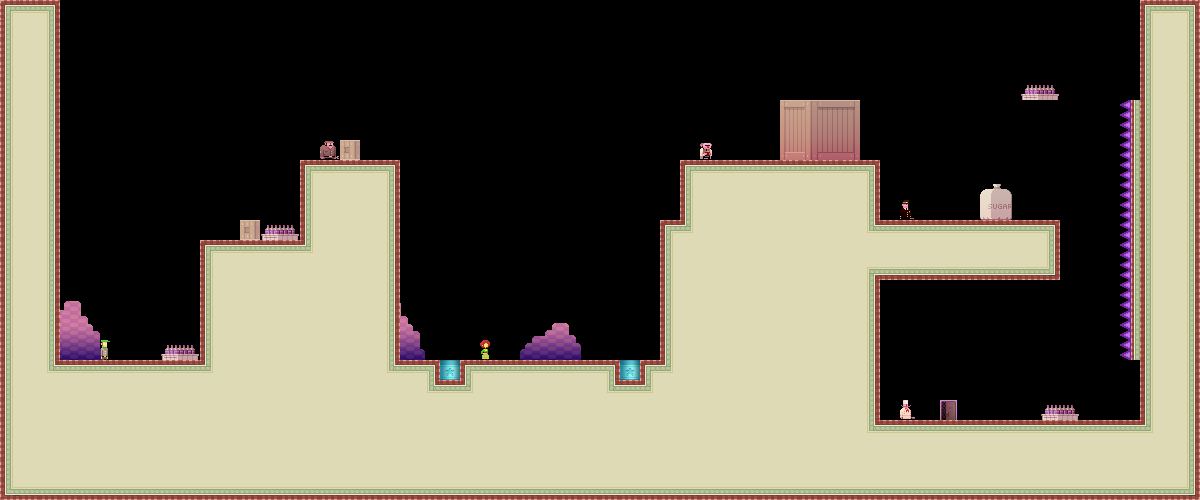

This is a level from a 2D game, rendered from its Tiled map with the project's own tilesets. A one-line summary and the map file follow, with tile-layer data summarised:
An orthogonal 60x25 tile map with 20x20 px tiles, 3 tile layers (bg, bg2, dontAutoLoad_sprites) and 13 objects.

<map version="1.0" orientation="orthogonal" width="60" height="25" tilewidth="20" tileheight="20">
 <tileset firstgid="1" name="tiles_sydney" tilewidth="20" tileheight="20">
  <image source="../Art/tiles_sydney.png" width="400" height="400" />
  <terraintypes>
   <terrain name="regularBlocks" tile="-1" />
  </terraintypes>
  <tile id="8" terrain=",,,0" />
  <tile id="9" terrain=",,0,0" />
  <tile id="10" terrain=",,0,0" />
  <tile id="11" terrain=",,0,0" />
  <tile id="12" terrain=",,0,0" />
  <tile id="13" terrain=",,0,0" />
  <tile id="14" terrain=",,0," />
  <tile id="15" terrain="0,0,0," />
  <tile id="16" terrain="0,0,,0" />
  <tile id="28" terrain=",0,,0" />
  <tile id="34" terrain="0,,0," />
  <tile id="35" terrain="0,,0,0" />
  <tile id="36" terrain=",0,0,0" />
  <tile id="48" terrain=",0,,0" />
  <tile id="54" terrain="0,,0," />
  <tile id="68" terrain=",0,,0" />
  <tile id="74" terrain="0,,0," />
  <tile id="88" terrain=",0,,0" />
  <tile id="94" terrain="0,,0," />
  <tile id="108" terrain=",0,,0" />
  <tile id="114" terrain="0,,0," />
  <tile id="128" terrain=",0,," />
  <tile id="129" terrain="0,0,," />
  <tile id="130" terrain="0,0,," />
  <tile id="131" terrain="0,0,," />
  <tile id="132" terrain="0,0,," />
  <tile id="133" terrain="0,0,," />
  <tile id="134" terrain="0,,," />
  <tile id="194" terrain="0,0,0,0" />
  <tile id="356">
   <properties>
    <property name="LargeCrate" value="" />
   </properties>
  </tile>
  <tile id="380">
   <properties>
    <property name="Andre" value="" />
   </properties>
  </tile>
  <tile id="381">
   <properties>
    <property name="Liselot" value="" />
   </properties>
  </tile>
  <tile id="382">
   <properties>
    <property name="Amsterdaam" value="" />
   </properties>
  </tile>
  <tile id="383">
   <properties>
    <property name="Worker" value="" />
   </properties>
  </tile>
  <tile id="384">
   <properties>
    <property name="Inspector" value="" />
   </properties>
  </tile>
  <tile id="385">
   <properties>
    <property name="Chef" value="" />
   </properties>
  </tile>
  <tile id="386">
   <properties>
    <property name="Exit" value="" />
   </properties>
  </tile>
  <tile id="387">
   <properties>
    <property name="Trampoline" value="" />
   </properties>
  </tile>
  <tile id="388">
   <properties>
    <property name="SmallCrate" value="" />
   </properties>
  </tile>
  <tile id="389">
   <properties>
    <property name="SugarBag" value="" />
   </properties>
  </tile>
 </tileset>
 <layer name="bg" width="60" height="25">
  <data>[1500 cells, 714 non-empty, 29 distinct tile ids]</data>
 </layer>
 <layer name="bg2" width="60" height="25">
  <data>[1500 cells, 46 non-empty, 31 distinct tile ids]</data>
 </layer>
 <objectgroup name="boxes" width="60" height="25">
  <object x="0" y="0" width="60" height="500" />
  <object x="60" y="360" width="620" height="140" />
  <object x="200" y="240" width="100" height="120" />
  <object x="300" y="160" width="100" height="200" />
  <object x="680" y="160" width="200" height="340" />
  <object x="700" y="0" width="160" height="100" />
  <object x="880" y="220" width="180" height="60" />
  <object x="1140" y="0" width="60" height="500" />
  <object x="880" y="420" width="260" height="80" />
  <object x="980" y="100" width="80" height="60" />
  <object x="1060" y="100">
   <properties>
    <property name="speed" value="100" />
   </properties>
   <polyline points="0,0 0,260" />
  </object>
  <object x="660" y="220" width="20" height="140" />
 </objectgroup>
 <layer name="dontAutoLoad_sprites" width="60" height="25">
  <data>[1500 cells, 23 non-empty, 21 distinct tile ids]</data>
 </layer>
 <objectgroup name="dontAutoLoad_death" width="60" height="25">
  <object x="1120" y="100" width="20" height="260" />
 </objectgroup>
</map>
